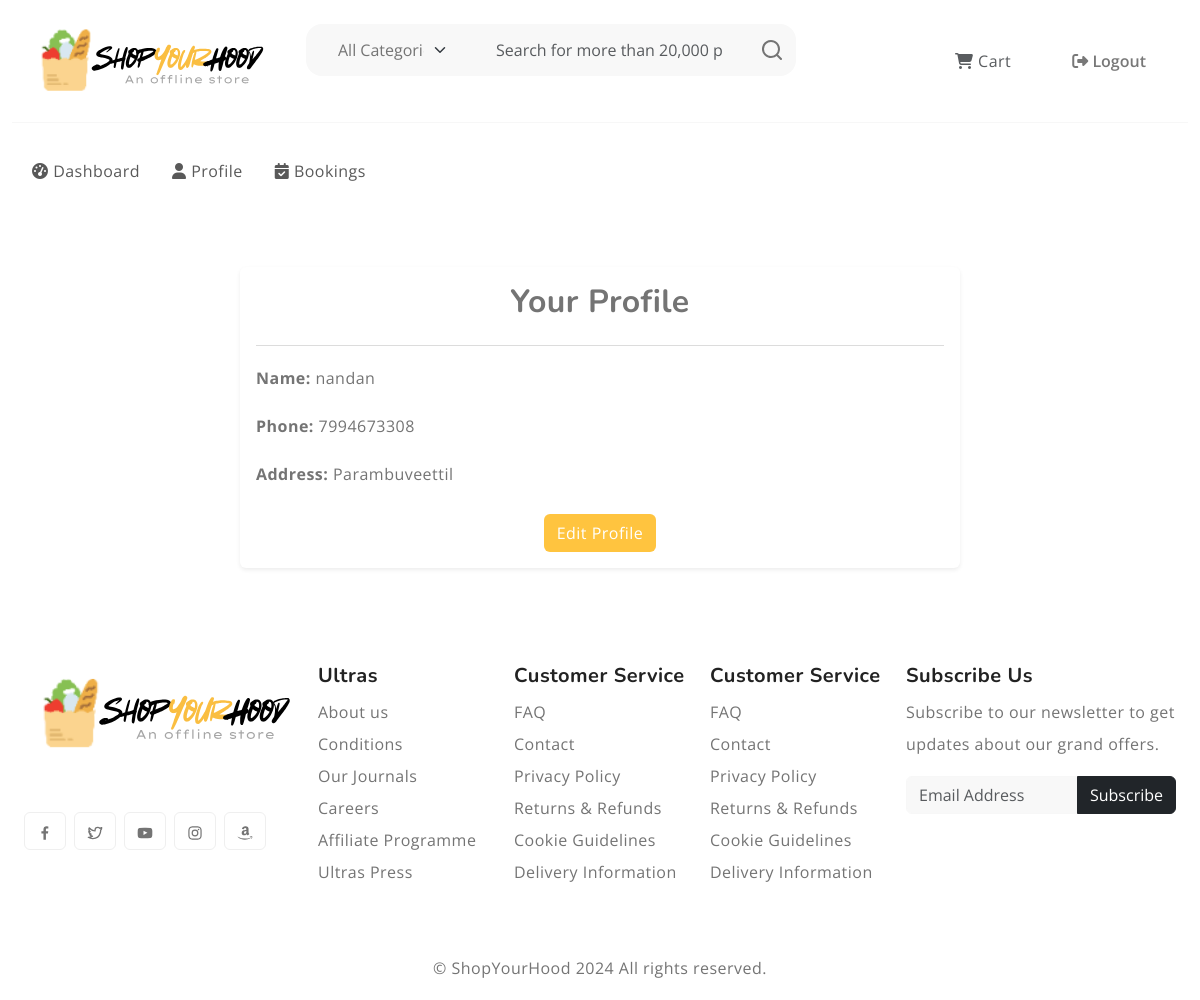
Before: /auth/customer/profile (signed in) with the older database file.
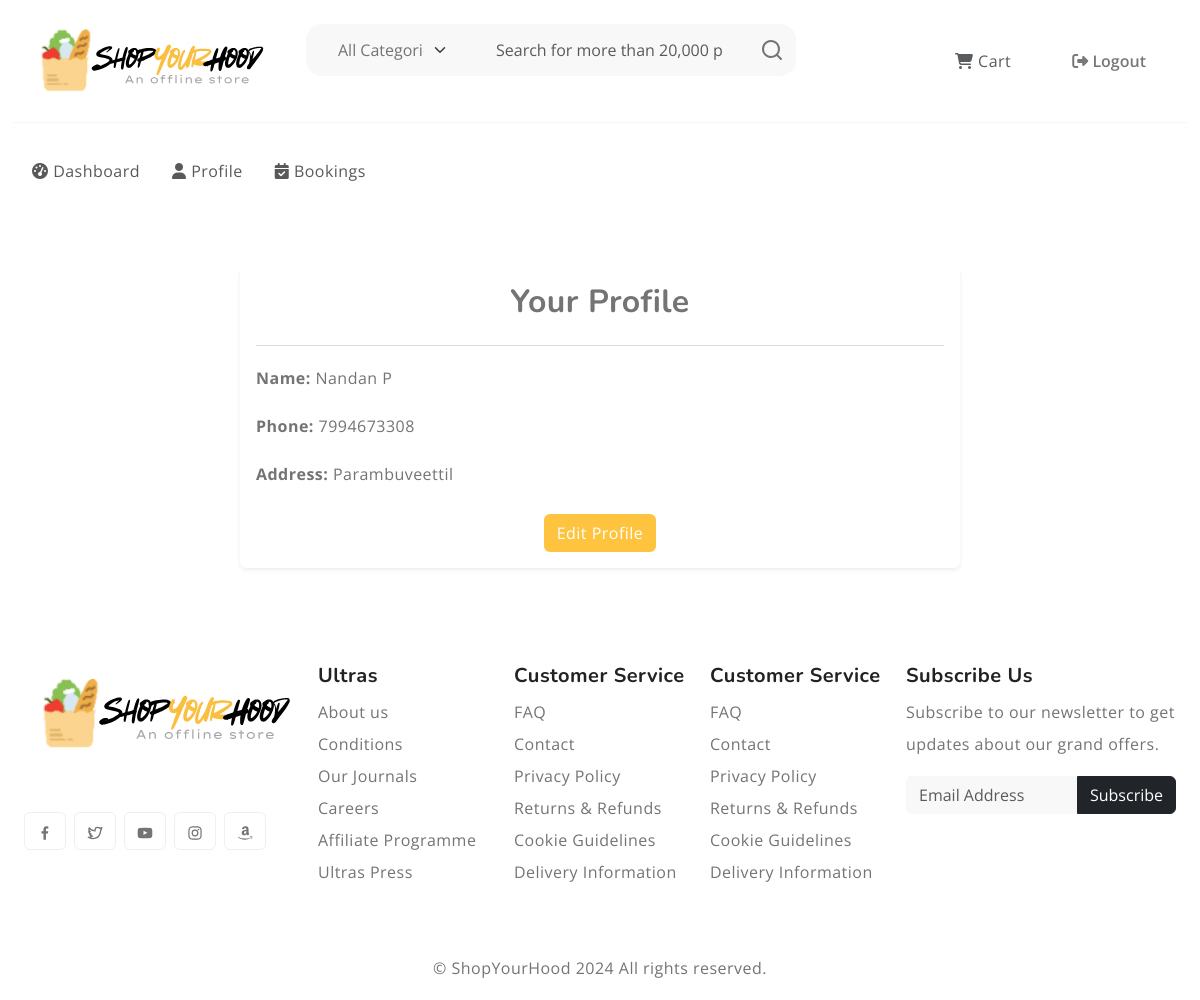
After: the same page with the newer database file.
### authentication/models.py (models this page shows)
class CustomerProfile(models.Model):
    user = models.OneToOneField(CustomUser, on_delete=models.CASCADE)
    name = models.CharField(max_length=255)
    phone = models.CharField(max_length=20)
    address = models.TextField()

### authentication/views.py (the view)
# urls.py: path('customer/profile', views.view_customer_profile, name='view_customer_profile'),
@login_required
def view_customer_profile(request):
    profile = request.user.customerprofile  # Get the logged-in user's profile
    return render(request, 'customer/profile.html', {'profile': profile})

### shopyourhood/context_processors/user_navigation.py (called while the page is built, shortened)
def user_navigation(request):
    navigation = []
    sidebar = []
    if request.user.is_authenticated:
        user_type = request.user.user_type  # Assuming user_type is an integer
        if user_type == 1:  # Customer
            navigation = [
                {'name': 'Cart', 'url': 'view_cart', 'icon': 'fas fa-shopping-cart'},
                {'name': 'Logout', 'url': 'logout', 'icon': 'fas fa-sign-out-alt'},
            ]
            sidebar = [
                {'name': 'Dashboard', 'url': 'customer_dashboard', 'icon': 'fas fa-tachometer-alt'},
                {'name': 'Profile', 'url': 'view_customer_profile', 'icon': 'fas fa-user'},
                {'name': 'Bookings', 'url': 'view_bookings', 'icon': 'fas fa-calendar-check'},
            ]
    return {
        'navigation': navigation,
        'sidebar': sidebar,
    }

### authentication/templates/customer/profile.html (shortened to what this page needs)
{% extends 'layout.html' %}
{% block content %}
<div class="container mt-5">
    <div class="row justify-content-center">
        <div class="col-md-8">
            <div class="card shadow-sm border-0">
                <div class="card-body">
                    <h2 class="card-title text-center mb-4 font-weight-bold">Your Profile</h2>
                    <hr>
                    <p><strong>Name:</strong> {{ profile.name }}</p>
                    <p><strong>Phone:</strong> {{ profile.phone }}</p>
                    <p><strong>Address:</strong> {{ profile.address }}</p>
                    <div class="text-center mt-4">
                        <a href="{% url 'edit_customer_profile' %}" class="btn btn-primary">Edit Profile</a>
                    </div>
                </div>
            </div>
        </div>
    </div>
</div>
{% endblock %}

Changed rows visible on the page:
changed CustomerProfile "Parambuveettil": name "nandan" → "Nandan P"
